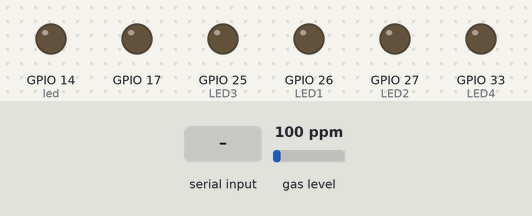
A sketch run on a simulated ESP32. Parts: output pins drawn as LEDs (lit = HIGH). Inputs (shaded band) come from the test bench; at power-on: gas level 100 ppm. Nothing arrives over Bluetooth unless stated; pins used as bus, display or sensor lines are not drawn; what the sketch prints to the serial monitor is not drawn.

Above: at 1.7 s.
1.8 s: gas level set to 142 ppm
3.3 s: gas level set to 163 ppm
At 4.4 s:
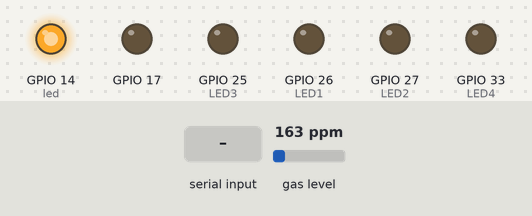
4.8 s: "0" received over the second serial link
At 6.0 s:
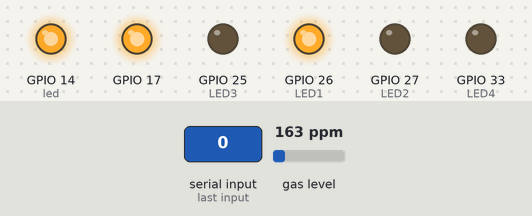
6.3 s: "1" received over the second serial link
At 7.2 s:
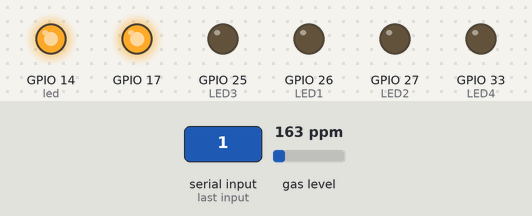
7.8 s: "2" received over the second serial link
At 8.4 s:
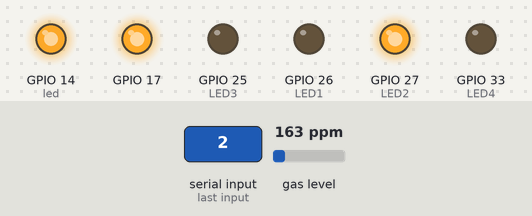
9.3 s: "4" received over the second serial link
At 10.6 s:
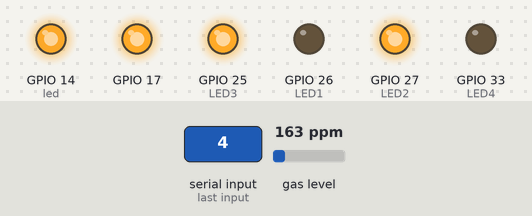
Timing chart, 0 to 11.8 s (numbered marks = the images above; inputs shaded):
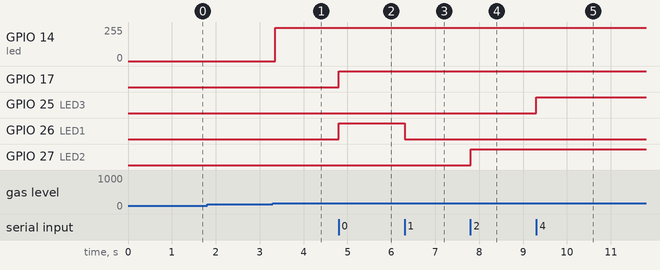

Measured:
- the behaviour switches between 149 and 150 ppm on gas level (found by bisection; images 0 and 1)
- after the input at 3.3 s, GPIO 14 (led): 0/255 → 248/255 after 0.05 s
- after the input at 4.8 s, GPIO 17, GPIO 26 (LED1): LOW → HIGH at once
- after the input at 6.3 s, GPIO 26 (LED1): HIGH → LOW at once
- after the input at 7.8 s, GPIO 27 (LED2): LOW → HIGH at once
- after the input at 9.3 s, GPIO 25 (LED3): LOW → HIGH at once

The sketch:

esp7_LED_MQ_copy_20240430104449.ino
```cpp
// ini merupakan cript mengirim angka ke esp32 melalui boletooth
// basis untuk kontrol robot beroda namun dapat diaplay untuk smarthome
#include "BluetoothSerial.h"
BluetoothSerial SerialBT;
#include <MQ2.h>
 int BTData;
 int pinAout = 12; // pin MQ2
 int lpg_gas, co_gas, smoke_gas;
 int buzzer = 12;
  int led = 14;
  MQ2 mq2(pinAout);

  int LED1 = 26; //IO 26
  int LED2 = 27; //IO 27
  int LED3 = 25; //IO 25
  int LED4 = 33; //IO 33

  /* Check  Bluetooth configurations are enabled in the SDK */
 #if !defined(CONFIG_BT_ENABLED) || !defined(CONFIG_BLUEDROID_ENABLED)
  #error // Bluetooth is not enabled! Please run `make menuconfig` to and enable it
  #endif

    void setup()
    {
     Serial.begin(115200);
     SerialBT.begin("ESP32 WROOM BOARD");
     Serial.println("Bluetooth siap untuk di SAMBUNGKAN...");
     pinMode(LED1, OUTPUT);
     Serial.begin(115200);
     pinMode(buzzer,OUTPUT);
       pinMode(led,OUTPUT);
       mq2.begin();
       pinMode(LED2, OUTPUT);
       pinMode(LED3, OUTPUT);
       pinMode(LED4, OUTPUT);
       pinMode(17, OUTPUT);
         }

 void loop() {
float* values= mq2.read(true); //jika diset "false" tidak akan dimunculkan di serial monitor
  lpg_gas = mq2.readLPG();
  co_gas = mq2.readCO();
  smoke_gas = mq2.readSmoke();
  Serial.println (lpg_gas);
  Serial.println (co_gas);
  Serial.println (smoke_gas);

  SerialBT.print("LPG =   ");
SerialBT.println(co_gas);

  SerialBT.print("co_gas =  ");
SerialBT.println(co_gas);

  SerialBT.print("Smoke_gas=  ");
SerialBT.println(co_gas);

  digitalWrite(led,LOW);

  if(SerialBT.available())
   {
BTData = SerialBT.read();
//Serial.write(BTData);
digitalWrite(17, HIGH);
Serial.println (BTData);
Serial.println (BTData);

}

if (BTData == 48) {
digitalWrite(LED1, HIGH); // perangkat 1 On
} else if (BTData == 49) {
digitalWrite(LED1, LOW);
}

else if (BTData == 50) {
digitalWrite(LED2, HIGH);
} else if (BTData == 51) {
digitalWrite(LED2, LOW);
}

else if (BTData == 52) {
digitalWrite(LED3, HIGH);
 } else if (BTData == 53) {
digitalWrite(LED3, LOW);
}

else if (BTData == 54) {
digitalWrite(LED4, HIGH);
} else if (BTData == 55) {
digitalWrite(LED4, LOW);
 }

if (lpg_gas<=140){
  digitalWrite(buzzer, LOW);
  digitalWrite(led, LOW);
}

else if (lpg_gas==0.00){
  digitalWrite(buzzer, LOW);
  digitalWrite(led, LOW);

}
else if (lpg_gas>=150){
  digitalWrite(buzzer, HIGH);
  digitalWrite(led, HIGH);
     // delay(1500);
}
// else {
// digitalWrite(buzzer,LOW);
// digitalWrite(led,LOW);
// digitalWrite(25, LOW);
// digitalWrite(26, LOW);
// digitalWrite(14, LOW);
// digitalWrite(12, LOW);
// }
}
```
